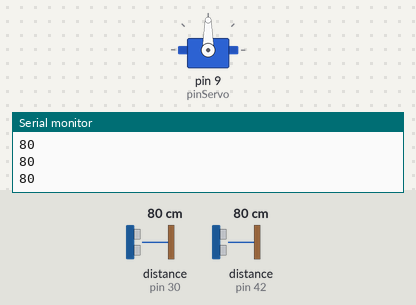
This sketch was run on a simulated Arduino Mega 2560, built with avr-gcc and run on an emulated ATmega2560. On the bench: servo, the last lines printed to the serial monitor. Wiring (inferred from the names in the program): 2 × ultrasonic range finder: trigger pin 26, echo pin 30 / trigger pin 38, echo pin 42. The test bench sets the inputs (shaded band); at power-on: distance to the obstacle (sensors on pin 30, pin 42) 80 cm. The echo pulse lasts 58.3 µs per cm.

Above: at 1.3 s.
1.4 s: distance to the obstacle (sensor on pin 30) set to 2 cm
At 2.6 s:
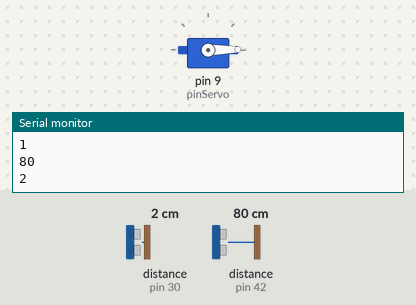
3.0 s: distance to the obstacle (sensor on pin 42) set to 2 cm
At 3.4 s:
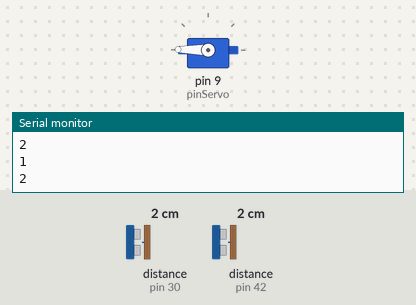
5.0 s: distance to the obstacle (sensor on pin 42) set to 4 cm
At 6.0 s:
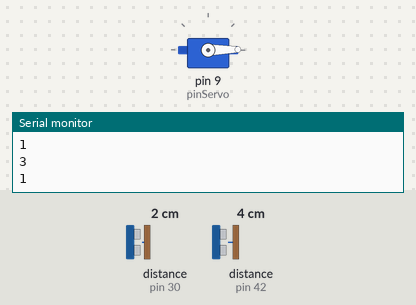
6.5 s: distance to the obstacle (sensor on pin 30) set to 4 cm
At 7.3 s:
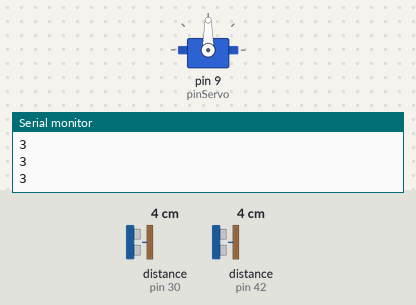
Timing chart, 0 to 9.0 s (numbered marks = the images above; inputs shaded):
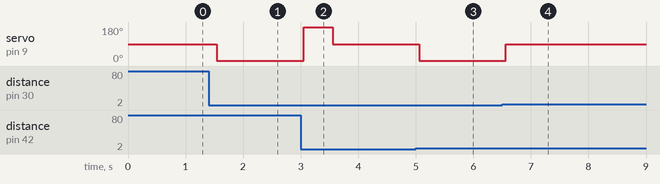

The sketch:

ping-servo.ino
```cpp
#include <Servo.h>

Servo servo;
const int pinServo = 9;

const int trigPin1 = 26;
const int echoPin1 = 30;

const int trigPin2 = 38;
const int echoPin2 = 42;

int angulo = 90;

void setup()
{
	Serial.begin(9600);
	servo.attach(pinServo);
	servo.write(angulo);
}

void loop()
{
	long durationLeft, durationRight, cmLeft, cmRight;

	pinMode(trigPin1, OUTPUT);
	digitalWrite(trigPin1, LOW);
	delayMicroseconds(2);
	digitalWrite(trigPin1, HIGH);
	delayMicroseconds(10);
	digitalWrite(trigPin1, LOW);
	pinMode(echoPin1, INPUT);
  	durationRight = pulseIn(echoPin1, HIGH);

	pinMode(trigPin2, OUTPUT);
	digitalWrite(trigPin2, LOW);
	delayMicroseconds(2);
	digitalWrite(trigPin2, HIGH);
	delayMicroseconds(10);
	digitalWrite(trigPin2, LOW);
	pinMode(echoPin2, INPUT);
  	durationLeft = pulseIn(echoPin2, HIGH);

  	cmRight = microsecondsToCentimeters(durationRight);
  	cmLeft = microsecondsToCentimeters(durationLeft);

  	Serial.println(cmLeft);
  	Serial.println(cmRight);
  	Serial.println("");

  	if(cmRight > cmLeft){
    	servo.write(179);
  	}
  	else if(cmLeft > cmRight){
    	servo.write(1);
  	}
  	else {
  		servo.write(angulo);
  	}

  	delay(500);
}

int microsecondsToCentimeters(int microseconds)
{
  // The speed of sound is 340 m/s or 29 microseconds per centimeter.
  // The ping travels out and back, so to find the distance of the
  // object we take half of the distance travelled.
  return microseconds / 29 / 2;
}
```

Measured:
- after the input at 1.4 s, servo on pin 9 (pinServo): 90° → 1° after 0.14 s
- after the input at 3.0 s, servo on pin 9 (pinServo): 1° → 179° after 0.05 s, → 90° 0.50 s later
- after the input at 5.0 s, servo on pin 9 (pinServo): 90° → 1° after 0.06 s
- after the input at 6.5 s, servo on pin 9 (pinServo): 1° → 90° after 0.06 s
